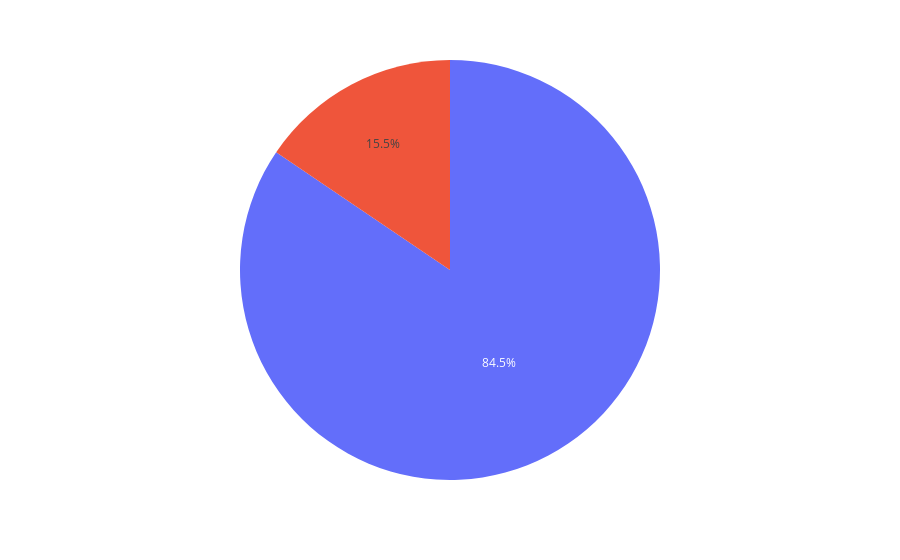

The notebook cell this image was saved under:
### Code cell
import plotly.express as px

fig = px.pie(data_frame=trackDf, values="cases", labels="label")
fig.show()

### Figure 1 — Plotly figure (JSON) as saved in the notebook; plotly's stock layout.template omitted (floating-point values rounded to 4 significant figures)
{"data": [{"domain": {"x": [0, 1], "y": [0, 1]}, "hovertemplate": "cases=%{value}<extra></extra>", "legendgroup": "", "name": "", "showlegend": false, "type": "pie", "values": [41069, 223604]}], "layout": {"legend": {"tracegroupgap": 0}, "margin": {"t": 60}}}
